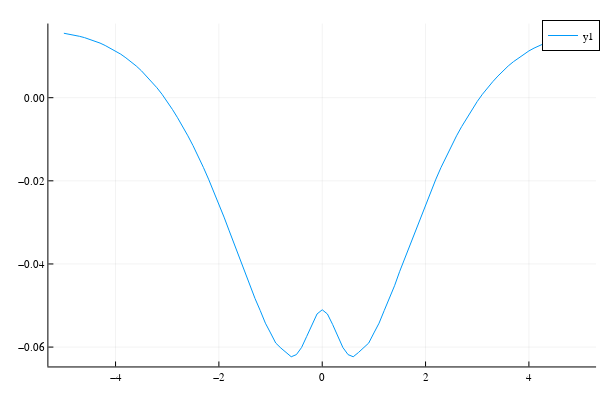

The notebook cell saved with this chart:
### Code cell
Plots.plot(Bvalues,obs1)

### Figure 1 — Plotly figure (JSON) as saved in the notebook; plotly's stock layout.template omitted (floating-point values rounded to 4 significant figures)
{"data": [{"colorbar": {"title": ""}, "legendgroup": "y1", "line": {"color": "rgba(0, 154, 250, 1.000)", "dash": "solid", "shape": "linear", "width": 1}, "mode": "lines", "name": "y1", "showlegend": true, "type": "scatter", "x": [-5, -4.9, -4.8, -4.7, -4.6, -4.5, -4.4, -4.3, -4.2, -4.1, -4, -3.9, -3.8, -3.7, -3.6, -3.5, -3.4, -3.3, -3.2, -3.1, -3, -2.9, -2.8, -2.7, -2.6, -2.5, -2.4, -2.3, -2.2, -2.1, -2, -1.9, -1.8, -1.7, -1.6, -1.5, -1.4, -1.3, -1.2, -1.1, -1, -0.9, -0.8, -0.7, -0.6, -0.5, -0.4, -0.3, -0.2, -0.1, 0, 0.1, 0.2, 0.3, 0.4, 0.5, 0.6, 0.7, 0.8, 0.9, 1, 1.1, 1.2, 1.3, 1.4, 1.5, 1.6, 1.7, 1.8, 1.9, 2, 2.1, 2.2, 2.3, 2.4, 2.5, 2.6, 2.7, 2.8, 2.9, 3, 3.1, 3.2, 3.3, 3.4, 3.5, 3.6, 3.7, 3.8, 3.9, 4, 4.1, 4.2, 4.3, 4.4, 4.5, 4.6, 4.7, 4.8, 4.9, 5], "xaxis": "x", "y": [0.0155, 0.01531, 0.01505, 0.01477, 0.01445, 0.01404, 0.01362, 0.01314, 0.01256, 0.01192, 0.01125, 0.01048, 0.009587, 0.008652, 0.007631, 0.006484, 0.005205, 0.003841, 0.002402, 0.0008187, -0.0009158, -0.002807, -0.004822, -0.00693, -0.009175, -0.01155, -0.01409, -0.01676, -0.01959, -0.02253, -0.02557, -0.02874, -0.03204, -0.0354, -0.03856, -0.04177, -0.04524, -0.04833, -0.05121, -0.05425, -0.0566, -0.05903, -0.06024, -0.06132, -0.06233, -0.06181, -0.06011, -0.05742, -0.05452, -0.05203, -0.05103, -0.05203, -0.05452, -0.05742, -0.06011, -0.06181, -0.06233, -0.06132, -0.06024, -0.05903, -0.0566, -0.05425, -0.05121, -0.04833, -0.04524, -0.04177, -0.03856, -0.0354, -0.03204, -0.02874, -0.02557, -0.02253, -0.01959, -0.01676, -0.01409, -0.01155, -0.009175, -0.00693, -0.004822, -0.002807, -0.0009158, 0.0008187, 0.002402, 0.003841, 0.005205, 0.006484, 0.007631, 0.008652, 0.009587, 0.01048, 0.01125, 0.01192, 0.01256, 0.01314, 0.01362, 0.01404, 0.01445, 0.01477, 0.01505, 0.01531, 0.0155], "yaxis": "y", "zmax": null, "zmin": null}], "layout": {"annotations": [], "height": 400, "legend": {"bgcolor": "rgba(255, 255, 255, 1.000)", "bordercolor": "rgba(0, 0, 0, 1.000)", "borderwidth": 1, "font": {"color": "rgba(0, 0, 0, 1.000)", "family": "sans-serif", "size": 11}, "title": {"font": {"color": "rgba(0, 0, 0, 1.000)", "family": "sans-serif", "size": 15}, "text": ""}, "tracegroupgap": 0, "traceorder": "normal", "x": 1, "xanchor": "auto", "y": 1, "yanchor": "auto"}, "margin": {"b": 20, "l": 0, "r": 0, "t": 20}, "paper_bgcolor": "rgba(255, 255, 255, 1.000)", "plot_bgcolor": "rgba(255, 255, 255, 1.000)", "showlegend": true, "width": 600, "xaxis": {"anchor": "y", "domain": [0.08064, 0.9934], "gridcolor": "rgba(0, 0, 0, 0.100)", "gridwidth": 0.5, "linecolor": "rgba(0, 0, 0, 1.000)", "mirror": false, "range": [-5.3, 5.3], "showgrid": true, "showline": true, "showticklabels": true, "tickangle": 0, "tickcolor": "rgb(0, 0, 0)", "tickfont": {"color": "rgba(0, 0, 0, 1.000)", "family": "sans-serif", "size": 11}, "tickmode": "array", "ticks": "inside", "ticktext": ["−4", "−2", "0", "2", "4"], "tickvals": [-4, -2, 0, 2, 4], "title": "", "titlefont": {"color": "rgba(0, 0, 0, 1.000)", "family": "sans-serif", "size": 15}, "type": "-", "visible": true, "zeroline": false, "zerolinecolor": "rgba(0, 0, 0, 1.000)"}, "yaxis": {"anchor": "x", "domain": [0.03762, 0.9902], "gridcolor": "rgba(0, 0, 0, 0.100)", "gridwidth": 0.5, "linecolor": "rgba(0, 0, 0, 1.000)", "mirror": false, "range": [-0.06466, 0.01784], "showgrid": true, "showline": true, "showticklabels": true, "tickangle": 0, "tickcolor": "rgb(0, 0, 0)", "tickfont": {"color": "rgba(0, 0, 0, 1.000)", "family": "sans-serif", "size": 11}, "tickmode": "array", "ticks": "inside", "ticktext": ["−0.06", "−0.04", "−0.02", "0.00"], "tickvals": [-0.06, -0.04, -0.02, 0], "title": "", "titlefont": {"color": "rgba(0, 0, 0, 1.000)", "family": "sans-serif", "size": 15}, "type": "-", "visible": true, "zeroline": false, "zerolinecolor": "rgba(0, 0, 0, 1.000)"}}}
